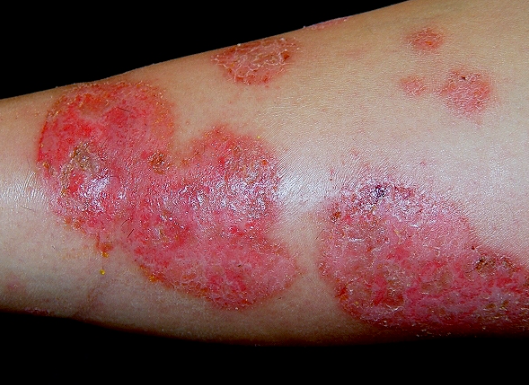
#> input picture backend/ai/modele3_COMP/image.png, 529 x 385 px; its folder holds only this picture in this run
$ python -i lesion_segmenter.py   (imports and definitions only)
#> lines starting #> are read from the running program, lines starting #| are printed output that depends on the picture; after the words box and inside, x2 and y2 are one past the last pixel; in counts of white or black regions, pixels touching at a corner belong together
#> further down, picture is the input picture: shape (385, 529, 3); mean B, G, R 81.8, 84.7, 126
"""
lesion_segmenter.py — backend/ai/modele3_COMP/lesion_segmenter.py

Critère adaptatif selon la pathologie (cnn_label du Module 1) :
  - Eczéma / Érythème / Urticaire  → rougeur (canal a* LAB)
  - Psoriasis / Lichen              → texture (variance locale)
  - Mélanome / Naevus / Kératose   → variation de couleur globale (ΔE LAB)
  - Leishmaniose / Furoncle        → taille de la lésion (surface masque)
  - Acné / Rosacée                 → rougeur + texture combinés
  - Défaut (toute autre maladie)   → ΔE LAB global (changement perceptuel)
"""

import cv2
import numpy as np
import io
import base64
import unicodedata
from PIL import Image


# ── Mapping maladie → critère ─────────────────────────────────────
DISEASE_CRITERIA = {
    # Rougeur — canal a* LAB
    "eczema_atopique":          "redness",
    "dermite_contact":          "redness",
    "urticaire":                "redness",
    "rosacee":                  "redness",
    "acne_vulgaire":            "redness",
    "furoncle_cellulite":       "redness",
    "impetigo":                 "redness",
    "herpes_zoster":            "redness",

    # Texture — variance locale (squames, plaques)
    "psoriasis":                "texture",
    "lichen_plan":              "texture",
    "pityriasis_versicolor":    "texture",
    "teigne":                   "texture",
    "dermatomycose":            "texture",
    "gale":                     "texture",
    "keratose_actinique":       "texture",

    # Couleur globale ΔE LAB — lésions pigmentées
    "melanome":                 "color",
    "naevus_melanocytaire":     "color",
    "carcinome_basocellulaire": "color",
    "carcinome_spinocellulaire":"color",
    "dermatofibrome":           "color",
    "vitiligo":                 "color",

    # Taille — surface du masque de lésion
    "leishmaniose_cutanee":     "size",
    "verrues":                  "size",
    "pemphigoide_bulleuse":     "size",
}


def _normalize(s: str) -> str:
    return unicodedata.normalize("NFD", s.lower()).encode("ascii", "ignore").decode()


# [39 lines left out: functions _load_bgr, _encode, _score_redness, _score_texture, _score_color, not called in this run]


def _get_lesion_size_mask(bgr: np.ndarray) -> np.ndarray:
    """Masque binaire de la lésion via seuillage Otsu sur a*."""
    h, w = bgr.shape[:2]
#> h = 385; w = 529
    lab  = cv2.cvtColor(bgr, cv2.COLOR_BGR2LAB)
#> lab: shape (385, 529, 3); mean of channels 0, 1, 2 102.3, 144.2, 137.2
    a_ch = lab[:, :, 1]
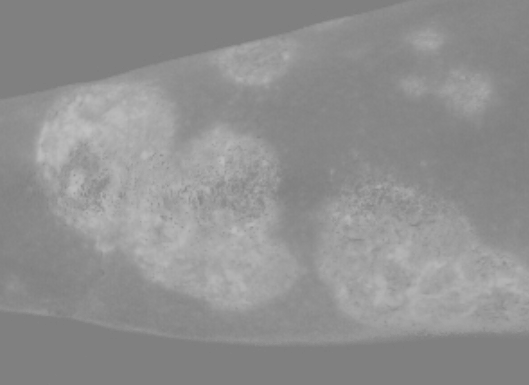
#> a_ch: shape (385, 529); min 126, max 193, mean 144.2
    _, mask = cv2.threshold(a_ch, 0, 255, cv2.THRESH_BINARY + cv2.THRESH_OTSU)
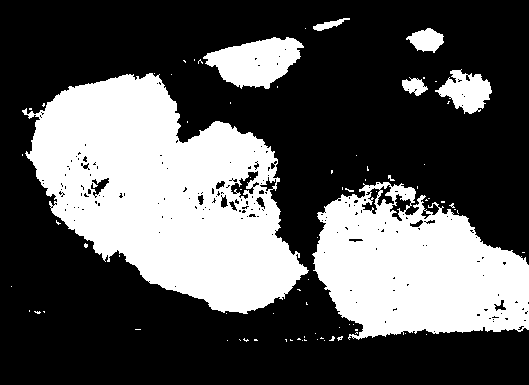
#> mask: shape (385, 529); 34.1% white; 78 white regions (70 under 20 px), largest, box (x1, y1, x2, y2) and area: (22, 73, 309, 314) 40171, (312, 182, 529, 340) 23249, (203, 37, 304, 89) 3261
    k    = cv2.getStructuringElement(cv2.MORPH_ELLIPSE, (20, 20))
    mask = cv2.morphologyEx(mask, cv2.MORPH_CLOSE, k)
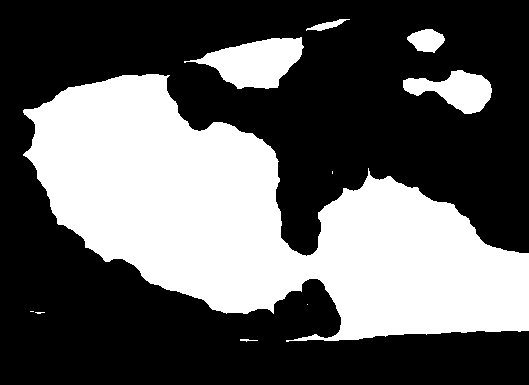
#> mask: shape (385, 529); 37.1% white; 10 white regions (4 under 20 px), largest, box (x1, y1, x2, y2) and area: (23, 74, 529, 342) 69089, (184, 37, 304, 89) 3519, (403, 70, 492, 114) 2132, (407, 29, 445, 53) 621, (306, 19, 350, 31) 206, (240, 339, 258, 342) 28
    mask = cv2.morphologyEx(mask, cv2.MORPH_OPEN,  k)
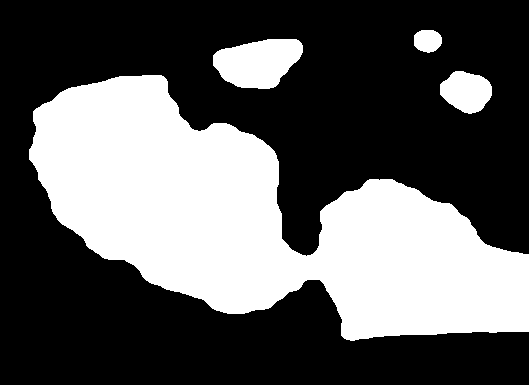
#> mask: shape (385, 529); 36.4% white; 4 white regions
    cnts, _ = cv2.findContours(mask, cv2.RETR_EXTERNAL, cv2.CHAIN_APPROX_SIMPLE)
#> cnts = 4 contours; box (x1, y1, x2, y2) and area: (29, 75, 529, 341) 67940, (213, 39, 303, 89) 3190, (440, 71, 492, 114) 1554, (414, 30, 442, 53) 484
    if not cnts:
        m = np.zeros((h, w), dtype=np.uint8)
        cv2.ellipse(m, (w//2, h//2), (w//3, h//3), 0, 0, 360, 255, -1)
        return m
    largest = max(cnts, key=cv2.contourArea)
#> largest = contour of 514 points, box (x1, y1, x2, y2) (29, 75, 529, 341), area 67940
    m = np.zeros((h, w), dtype=np.uint8)
    cv2.drawContours(m, [largest], -1, 255, -1)
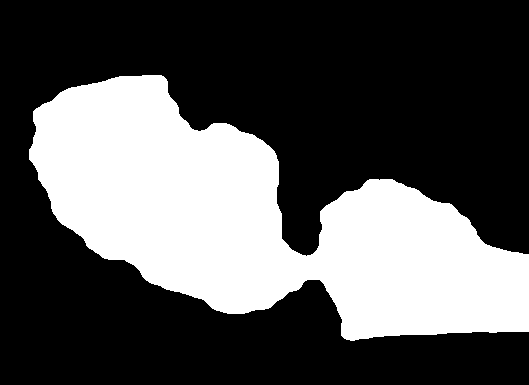
#> m: shape (385, 529); 33.7% white; 1 white region, box (x1, y1, x2, y2) and area: (29, 75, 529, 341) 68614
    return m


# [131 lines left out: functions _compute_delta_map, generate_evolution_overlay, not called in this run]

>>> import cv2
>>> picture = cv2.imread('image.png')
>>> result = _get_lesion_size_mask(picture)

$ run again, on backend/ai/modele3_COMP/20251212_123022.png
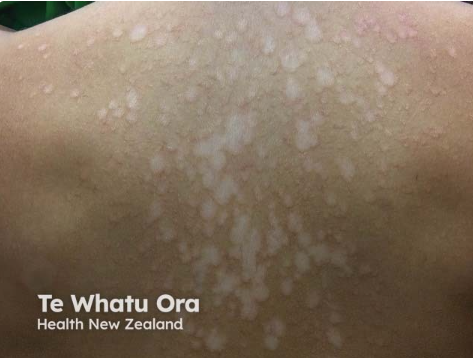
#> input picture backend/ai/modele3_COMP/20251212_123022.png, 473 x 358 px
#> picture is the input picture: shape (358, 473, 3); mean B, G, R 94, 112.7, 130.2
#> lab: shape (358, 473, 3); mean of channels 0, 1, 2 122.9, 131.9, 141.2
#> in _get_lesion_size_mask, `a_ch = lab[:, :, 1]`:
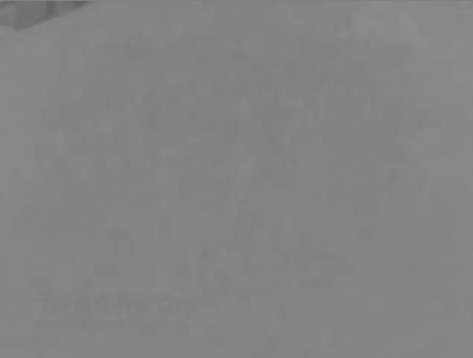
#> a_ch: shape (358, 473); min 97, max 142, mean 131.9
#> in _get_lesion_size_mask, `mask = cv2.morphologyEx(mask, cv2.MORPH_CLOSE, k)`:
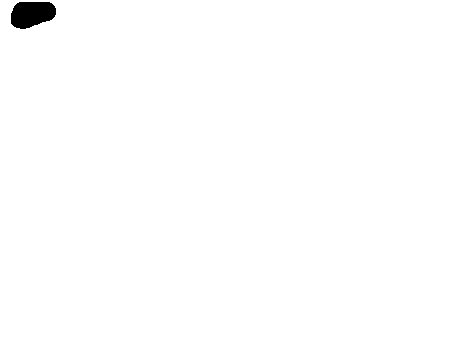
#> mask: shape (358, 473); 99.4% white; 1 black region, box (x1, y1, x2, y2) and area: (11, 2, 56, 29) 964
#> cnts = 1 contour; box (x1, y1, x2, y2) and area: (0, 0, 473, 358) 167438
#> largest = contour of 50 points, box (x1, y1, x2, y2) (0, 0, 473, 358), area 167438
